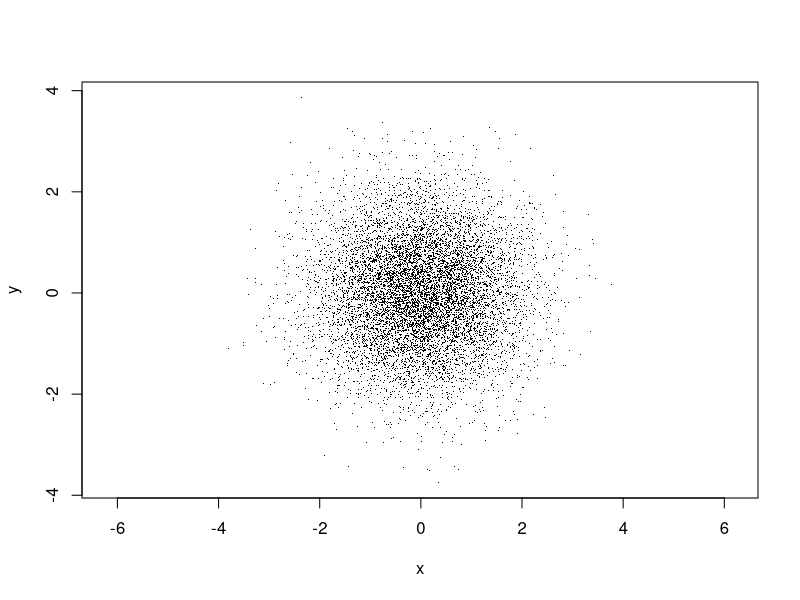
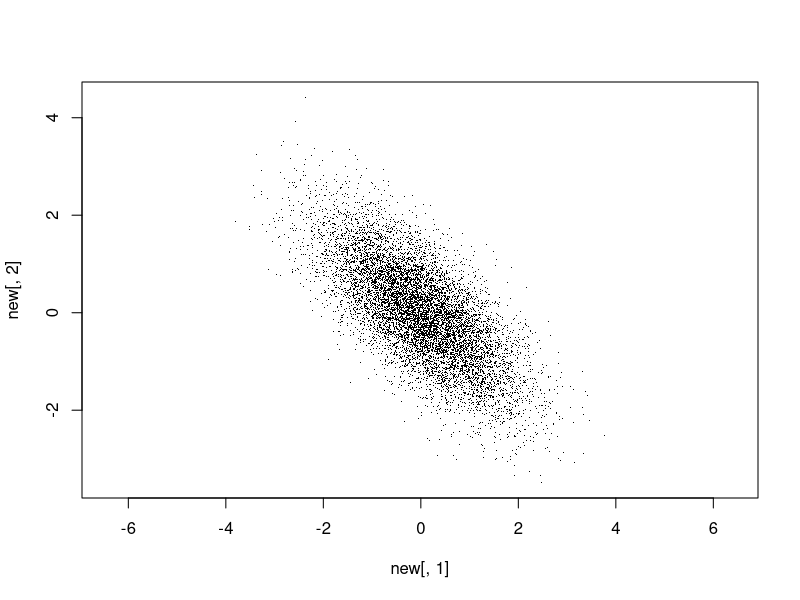

Recreate these plots in R, in order.
#Day 11 Activity

Sigma <- matrix(c(1, -.7, -.7, 1), nrow = 2, ncol = 2, byrow = TRUE)
InvSigma <- solve(Sigma)
#A x = b
#solve(A, b)
#If no b, assumes an identity matrix

#Cholesky Decomposition of Sigma
# Transpose of A * A is Sigma --> t(A) %*% A == Sigma
A <- chol(Sigma)

x <- rnorm(10000)
y <- rnorm(10000)
#Plot to see largely circularly distributed random data
plot(x, y, pch=".", asp =  1)

#Take random uncorrelated data and multiply by the covariance matrix to correlate it
new <- cbind(x, y) %*% A
head(new)

#Plot to see elliptically distributed correlated data generated from random data
plot(new[,1], new[,2], pch = ".", asp = 1)

#Find the correlation - hint: looks very much like Sigma
#Matrix of form:
# X to X, X to Y
# Y to X, Y to Y
cor(new)

#Covariance matrix is:
#Matrix of form:
# sigma_x^2,       sigma_x*sigma_y
# sigma_x*sigma_y, sigma_y^2
cov(new)
